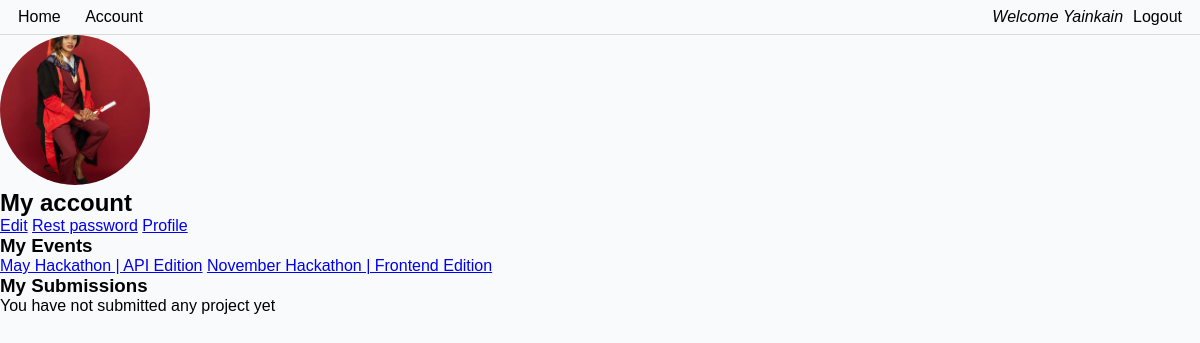
/account/ (signed in), run on the app's committed database.
### base/models.py (models this page shows, shortened)
class User(AbstractUser):
    name = models.CharField(max_length=255, null=True)
    email = models.EmailField(unique=True, null=True)
    bio = models.TextField(blank=True, null=True)
    avatar = ResizedImageField(size=[300,300], default='avatar.png')
    id = models.UUIDField(default=uuid.uuid4, unique=True,primary_key=True, editable=False)
    hackathon_participants = models.BooleanField(default=True, null=True)
    USERNAME_FIELD ="email"
    REQUIRED_FIELDS = ['username']
    twitter = models.URLField(max_length=500, null=True, blank=True)
    linkedin = models.URLField(max_length=500, null=True, blank=True)
    website = models.URLField(max_length=500, null=True, blank=True)
    facebook = models.URLField(max_length=500, null=True, blank=True)
    github = models.URLField(max_length=500, null=True, blank=True)

class Event(models.Model):
    name = models.CharField(max_length=200)
    description = models.TextField(null=True, blank=True)
    participants = models.ManyToManyField(User, blank=True, related_name='events')
    start_date = models.DateTimeField(null=True)
    end_date = models.DateTimeField(null=True)
    registration_deadline = models.DateTimeField(null=True)
    updated = models.DateTimeField(auto_now=True)
    created = models.DateTimeField(auto_now_add=True)
    id = models.UUIDField(default=uuid.uuid4, unique=True,primary_key=True, editable=False)
    class Meta:
        ordering = ['-end_date']

### base/views.py (the view)
# urls.py: path('account/', views.account_page, name="account"),
@login_required(login_url="login")
def account_page(request):
    user =request.user
    context ={"user": user}
    return render(request, "account.html",context)

### base/templates/account.html
{% extends 'main.html' %}
{% block content %}
<div class="section">
    <img  class="user--avatar--lg"   src="{{user.avatar.url}}" alt="">
    <h1>My account</h1>
    <a class="btn btn--warning" href="{% url 'edit-account' %}">Edit</a>
    <a class="btn btn--warning" href="{% url 'change-password' %}">Rest password</a>
    <a class="btn btn--warning" href="{% url 'profile' user.id %}">Profile</a>
</div>
<div>
    <div class="section">
        <h3>My Events</h3>
    </div>
    {% for event in user.events.all %}
    <a href="{% url 'event' event.id %}">{{event.name}}</a>
    {% empty %}
    <p>You have not registered for event </p>
    {% endfor %}
</div>
<div>
    <div class="section">
        <h3>My Submissions</h3>
    </div>
    {% for sub in user.submissions.all %}
    <a href="{% url 'update-submission' sub.id %}">{{sub.event.name}}</a>
    {% empty %}
    <p>You have not submitted any project yet </p>
    {% endfor %}
</div>
{% endblock content %}

### base/templates/navbar.html
<nav>
    <div >
        <a href="{% url 'home' %}">Home</a>
        {% if request.user.is_authenticated %}
         <a   href="{% url 'account' %}">Account</a>
        {% endif %}
    </div>
    <div class="user--welcome">
        {% if request.user.is_authenticated %}
        <h3 class="user--welcome--wrapper">Welcome {{request.user.username}}</h3>
             <a class="btn btn--warning" href="{% url 'logout' %}">Logout</a>
        {% else %}
            <a class="btn btn-primary" href="{% url 'login' %}">Login</a>
         {% endif %}
    </div>
</nav>

### base/static/css/main.css (style rules this page uses)
* { box-sizing: border-box; padding: 0; margin: 0; font-family: Verdana, Geneva, Tahoma, sans-serif; background-color: rgb(249, 250, 251); }
nav { display: flex; justify-content: space-between; align-items: center; width: 100%; padding: 0.5rem; border-bottom: 1px solid rgb(218, 218, 218); }
nav a { text-decoration: none; color: black; margin: 0 10px; }
.user--welcome { display: flex; align-items: center; }
.user--welcome--wrapper { font-size: 1rem; font-style: italic; font-weight: lighter; }
.user--avatar--lg { height: 150px; width: 150px; object-fit: cover; border-radius: 50%; }

### data on the page
User: user.username "Yainkain", avatar (picture)
Event: name "May Hackathon | API Edition"
Event: name "November Hackathon | Frontend Edition"
